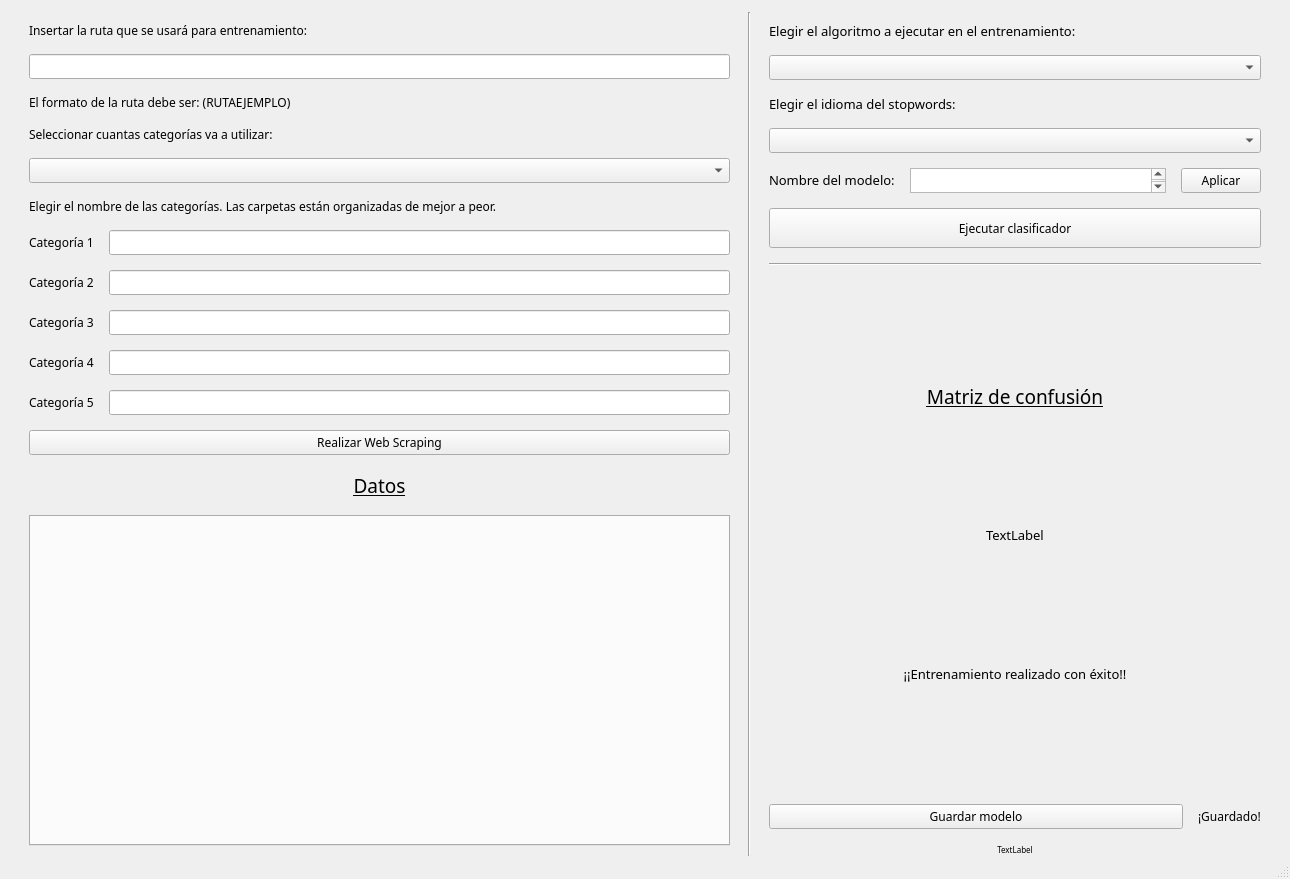
<?xml version="1.0" encoding="UTF-8"?>
<ui version="4.0">
 <class>MainWindow</class>
 <widget class="QMainWindow" name="MainWindow">
  <property name="geometry">
   <rect>
    <x>0</x>
    <y>0</y>
    <width>1290</width>
    <height>879</height>
   </rect>
  </property>
  <property name="font">
   <font>
    <family>Questrial</family>
    <pointsize>9</pointsize>
   </font>
  </property>
  <property name="windowTitle">
   <string>MainWindow</string>
  </property>
  <widget class="QWidget" name="centralwidget">
   <layout class="QHBoxLayout" name="horizontalLayout_5">
    <property name="spacing">
     <number>8</number>
    </property>
    <property name="topMargin">
     <number>12</number>
    </property>
    <property name="bottomMargin">
     <number>1</number>
    </property>
    <item>
     <layout class="QVBoxLayout" name="verticalLayout_4">
      <property name="spacing">
       <number>15</number>
      </property>
      <property name="leftMargin">
       <number>20</number>
      </property>
      <property name="topMargin">
       <number>10</number>
      </property>
      <property name="rightMargin">
       <number>10</number>
      </property>
      <item>
       <widget class="QLabel" name="label">
        <property name="text">
         <string>Insertar la ruta que se usará para entrenamiento:</string>
        </property>
       </widget>
      </item>
      <item>
       <widget class="QLineEdit" name="lineEdit_URL"/>
      </item>
      <item>
       <widget class="QLabel" name="label_9">
        <property name="text">
         <string>El formato de la ruta debe ser: (RUTAEJEMPLO)</string>
        </property>
       </widget>
      </item>
      <item>
       <widget class="QLabel" name="label_3">
        <property name="text">
         <string>Seleccionar cuantas categorías va a utilizar:</string>
        </property>
       </widget>
      </item>
      <item>
       <widget class="QComboBox" name="comboBox_categorias"/>
      </item>
      <item>
       <widget class="QLabel" name="label_4">
        <property name="text">
         <string>Elegir el nombre de las categorías. Las carpetas están organizadas de mejor a peor.</string>
        </property>
       </widget>
      </item>
      <item>
       <layout class="QHBoxLayout" name="horizontalLayout">
        <item>
         <widget class="QLabel" name="label_6">
          <property name="text">
           <string>Categoría 1</string>
          </property>
         </widget>
        </item>
        <item>
         <widget class="QLineEdit" name="lineEdit_cat1"/>
        </item>
       </layout>
      </item>
      <item>
       <layout class="QHBoxLayout" name="horizontalLayout_2">
        <item>
         <widget class="QLabel" name="label_11">
          <property name="text">
           <string>Categoría 2</string>
          </property>
         </widget>
        </item>
        <item>
         <widget class="QLineEdit" name="lineEdit_cat2"/>
        </item>
       </layout>
      </item>
      <item>
       <layout class="QHBoxLayout" name="horizontalLayout_4">
        <item>
         <widget class="QLabel" name="label_12">
          <property name="text">
           <string>Categoría 3</string>
          </property>
         </widget>
        </item>
        <item>
         <widget class="QLineEdit" name="lineEdit_cat3"/>
        </item>
       </layout>
      </item>
      <item>
       <layout class="QHBoxLayout" name="horizontalLayout_6">
        <item>
         <widget class="QLabel" name="label_13">
          <property name="text">
           <string>Categoría 4</string>
          </property>
         </widget>
        </item>
        <item>
         <widget class="QLineEdit" name="lineEdit_cat4"/>
        </item>
       </layout>
      </item>
      <item>
       <layout class="QHBoxLayout" name="horizontalLayout_7">
        <item>
         <widget class="QLabel" name="label_14">
          <property name="text">
           <string>Categoría 5</string>
          </property>
         </widget>
        </item>
        <item>
         <widget class="QLineEdit" name="lineEdit_cat5"/>
        </item>
       </layout>
      </item>
      <item>
       <widget class="QPushButton" name="boton_scraper">
        <property name="text">
         <string>Realizar Web Scraping</string>
        </property>
       </widget>
      </item>
      <item>
       <layout class="QVBoxLayout" name="verticalLayout_9">
        <property name="topMargin">
         <number>0</number>
        </property>
        <property name="bottomMargin">
         <number>10</number>
        </property>
        <item>
         <widget class="QLabel" name="label_2">
          <property name="sizePolicy">
           <sizepolicy hsizetype="Preferred" vsizetype="Preferred">
            <horstretch>0</horstretch>
            <verstretch>0</verstretch>
           </sizepolicy>
          </property>
          <property name="minimumSize">
           <size>
            <width>0</width>
            <height>30</height>
           </size>
          </property>
          <property name="font">
           <font>
            <family>Questrial</family>
            <pointsize>14</pointsize>
            <underline>true</underline>
           </font>
          </property>
          <property name="text">
           <string>Datos</string>
          </property>
          <property name="alignment">
           <set>Qt::AlignCenter</set>
          </property>
          <property name="margin">
           <number>0</number>
          </property>
         </widget>
        </item>
        <item>
         <widget class="QTabWidget" name="tabWidget_3">
          <property name="sizePolicy">
           <sizepolicy hsizetype="Preferred" vsizetype="Expanding">
            <horstretch>0</horstretch>
            <verstretch>0</verstretch>
           </sizepolicy>
          </property>
          <property name="font">
           <font>
            <family>Questrial</family>
            <pointsize>9</pointsize>
           </font>
          </property>
          <property name="currentIndex">
           <number>-1</number>
          </property>
         </widget>
        </item>
       </layout>
      </item>
     </layout>
    </item>
    <item>
     <widget class="Line" name="line">
      <property name="orientation">
       <enum>Qt::Vertical</enum>
      </property>
     </widget>
    </item>
    <item>
     <layout class="QVBoxLayout" name="verticalLayout">
      <property name="spacing">
       <number>15</number>
      </property>
      <property name="leftMargin">
       <number>10</number>
      </property>
      <property name="topMargin">
       <number>10</number>
      </property>
      <property name="rightMargin">
       <number>20</number>
      </property>
      <property name="bottomMargin">
       <number>0</number>
      </property>
      <item>
       <widget class="QLabel" name="label_8">
        <property name="sizePolicy">
         <sizepolicy hsizetype="Preferred" vsizetype="Fixed">
          <horstretch>0</horstretch>
          <verstretch>0</verstretch>
         </sizepolicy>
        </property>
        <property name="font">
         <font>
          <family>Questrial</family>
          <pointsize>10</pointsize>
         </font>
        </property>
        <property name="text">
         <string>Elegir el algoritmo a ejecutar en el entrenamiento:</string>
        </property>
       </widget>
      </item>
      <item>
       <widget class="QComboBox" name="comboBox_algoritmos">
        <property name="font">
         <font>
          <family>Questrial</family>
          <pointsize>9</pointsize>
         </font>
        </property>
       </widget>
      </item>
      <item>
       <widget class="QLabel" name="label_10">
        <property name="sizePolicy">
         <sizepolicy hsizetype="Preferred" vsizetype="Fixed">
          <horstretch>0</horstretch>
          <verstretch>0</verstretch>
         </sizepolicy>
        </property>
        <property name="font">
         <font>
          <family>Questrial</family>
          <pointsize>10</pointsize>
         </font>
        </property>
        <property name="text">
         <string>Elegir el idioma del stopwords:</string>
        </property>
       </widget>
      </item>
      <item>
       <widget class="QComboBox" name="comboBox_stopwords">
        <property name="font">
         <font>
          <family>Questrial</family>
          <pointsize>9</pointsize>
         </font>
        </property>
       </widget>
      </item>
      <item>
       <layout class="QHBoxLayout" name="horizontalLayout_3">
        <item>
         <widget class="QLabel" name="label_7">
          <property name="sizePolicy">
           <sizepolicy hsizetype="Preferred" vsizetype="Fixed">
            <horstretch>0</horstretch>
            <verstretch>0</verstretch>
           </sizepolicy>
          </property>
          <property name="font">
           <font>
            <family>Questrial</family>
            <pointsize>10</pointsize>
           </font>
          </property>
          <property name="text">
           <string>Nombre del modelo:</string>
          </property>
         </widget>
        </item>
        <item>
         <widget class="QTextEdit" name="textField_nombreModelo">
          <property name="sizePolicy">
           <sizepolicy hsizetype="Fixed" vsizetype="Fixed">
            <horstretch>0</horstretch>
            <verstretch>0</verstretch>
           </sizepolicy>
          </property>
          <property name="minimumSize">
           <size>
            <width>0</width>
            <height>15</height>
           </size>
          </property>
          <property name="font">
           <font>
            <family>Questrial</family>
            <pointsize>9</pointsize>
           </font>
          </property>
         </widget>
        </item>
        <item>
         <widget class="QPushButton" name="botonGraficas">
          <property name="font">
           <font>
            <family>Questrial</family>
            <pointsize>9</pointsize>
           </font>
          </property>
          <property name="layoutDirection">
           <enum>Qt::LeftToRight</enum>
          </property>
          <property name="text">
           <string>Aplicar</string>
          </property>
          <property name="iconSize">
           <size>
            <width>30</width>
            <height>30</height>
           </size>
          </property>
         </widget>
        </item>
       </layout>
      </item>
      <item>
       <widget class="QPushButton" name="boton_clasificador">
        <property name="minimumSize">
         <size>
          <width>0</width>
          <height>40</height>
         </size>
        </property>
        <property name="font">
         <font>
          <family>Questrial</family>
          <pointsize>9</pointsize>
         </font>
        </property>
        <property name="text">
         <string>Ejecutar clasificador</string>
        </property>
        <property name="icon">
         <iconset>
          <normaloff>../Imagenes/Execute.png</normaloff>../Imagenes/Execute.png</iconset>
        </property>
        <property name="iconSize">
         <size>
          <width>25</width>
          <height>25</height>
         </size>
        </property>
       </widget>
      </item>
      <item>
       <widget class="Line" name="line_2">
        <property name="orientation">
         <enum>Qt::Horizontal</enum>
        </property>
       </widget>
      </item>
      <item>
       <widget class="QLabel" name="label_5">
        <property name="font">
         <font>
          <family>Questrial</family>
          <pointsize>14</pointsize>
          <underline>true</underline>
         </font>
        </property>
        <property name="text">
         <string>Matriz de confusión</string>
        </property>
        <property name="alignment">
         <set>Qt::AlignCenter</set>
        </property>
       </widget>
      </item>
      <item>
       <layout class="QVBoxLayout" name="lay"/>
      </item>
      <item>
       <widget class="QLabel" name="label_precision">
        <property name="sizePolicy">
         <sizepolicy hsizetype="Preferred" vsizetype="Fixed">
          <horstretch>0</horstretch>
          <verstretch>0</verstretch>
         </sizepolicy>
        </property>
        <property name="font">
         <font>
          <family>Questrial</family>
          <pointsize>10</pointsize>
         </font>
        </property>
        <property name="text">
         <string>TextLabel</string>
        </property>
        <property name="alignment">
         <set>Qt::AlignCenter</set>
        </property>
       </widget>
      </item>
      <item>
       <widget class="QLabel" name="label_exito">
        <property name="font">
         <font>
          <family>Questrial</family>
          <pointsize>10</pointsize>
         </font>
        </property>
        <property name="text">
         <string>¡¡Entrenamiento realizado con éxito!!</string>
        </property>
        <property name="alignment">
         <set>Qt::AlignCenter</set>
        </property>
       </widget>
      </item>
      <item>
       <layout class="QHBoxLayout" name="layout_GuardarModelo">
        <item>
         <widget class="QPushButton" name="boton_guardarModelo">
          <property name="font">
           <font>
            <family>Questrial</family>
            <pointsize>9</pointsize>
           </font>
          </property>
          <property name="text">
           <string>Guardar modelo</string>
          </property>
          <property name="icon">
           <iconset>
            <normaloff>../Imagenes/Aplicar2.png</normaloff>../Imagenes/Aplicar2.png</iconset>
          </property>
          <property name="iconSize">
           <size>
            <width>30</width>
            <height>30</height>
           </size>
          </property>
         </widget>
        </item>
        <item>
         <widget class="QLabel" name="label_guardarModelo">
          <property name="sizePolicy">
           <sizepolicy hsizetype="Fixed" vsizetype="Fixed">
            <horstretch>0</horstretch>
            <verstretch>0</verstretch>
           </sizepolicy>
          </property>
          <property name="font">
           <font>
            <family>Questrial</family>
           </font>
          </property>
          <property name="text">
           <string>¡Guardado!</string>
          </property>
         </widget>
        </item>
       </layout>
      </item>
      <item>
       <widget class="QLabel" name="label_advertencias">
        <property name="sizePolicy">
         <sizepolicy hsizetype="Preferred" vsizetype="Fixed">
          <horstretch>0</horstretch>
          <verstretch>0</verstretch>
         </sizepolicy>
        </property>
        <property name="font">
         <font>
          <pointsize>6</pointsize>
         </font>
        </property>
        <property name="text">
         <string>TextLabel</string>
        </property>
        <property name="alignment">
         <set>Qt::AlignCenter</set>
        </property>
       </widget>
      </item>
     </layout>
    </item>
   </layout>
  </widget>
  <widget class="QMenuBar" name="menubar">
   <property name="geometry">
    <rect>
     <x>0</x>
     <y>0</y>
     <width>1290</width>
     <height>26</height>
    </rect>
   </property>
  </widget>
  <widget class="QStatusBar" name="statusbar"/>
 </widget>
 <resources/>
 <connections/>
</ui>
